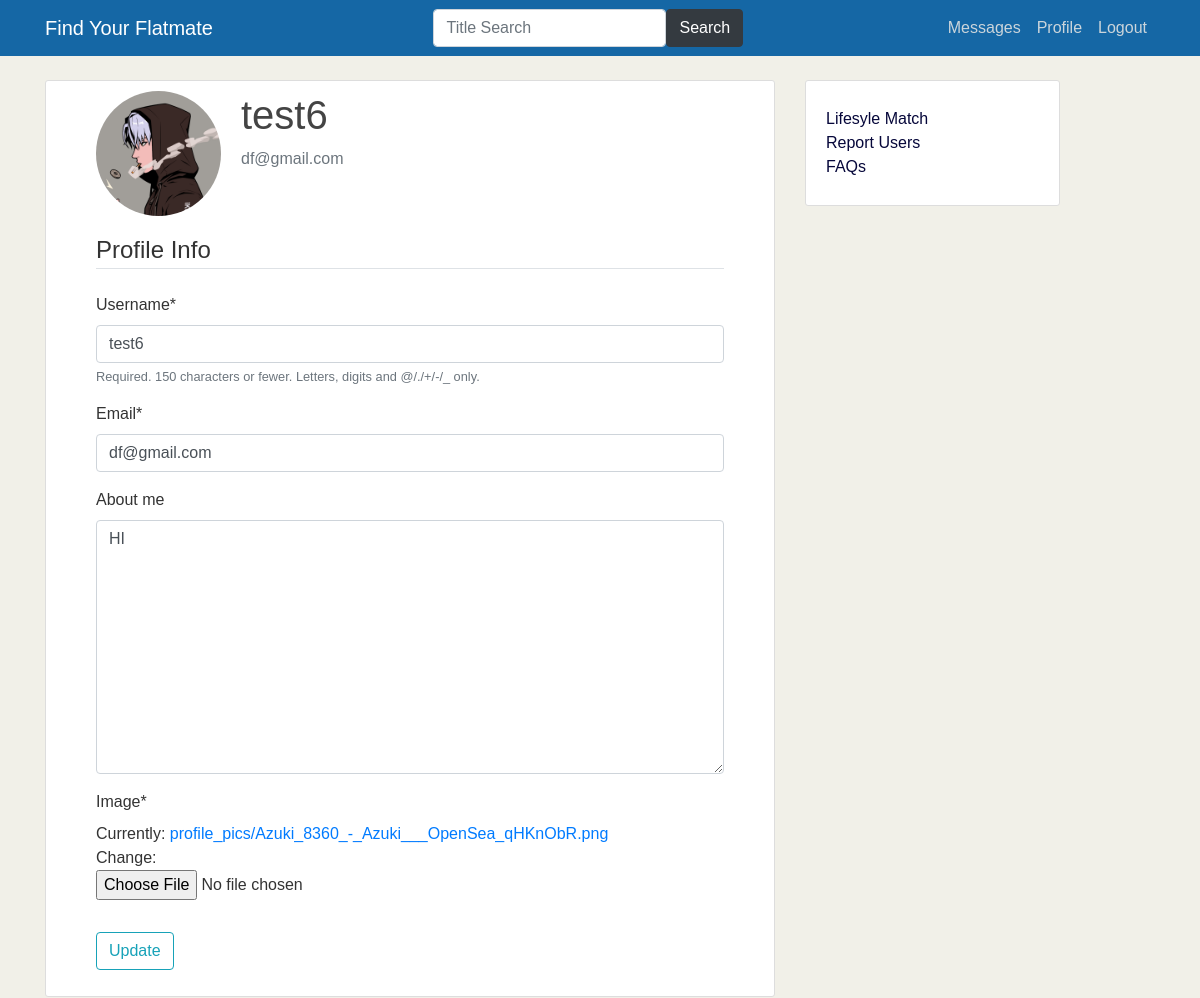
The page /profile/ (signed in) on the database as committed earlier.
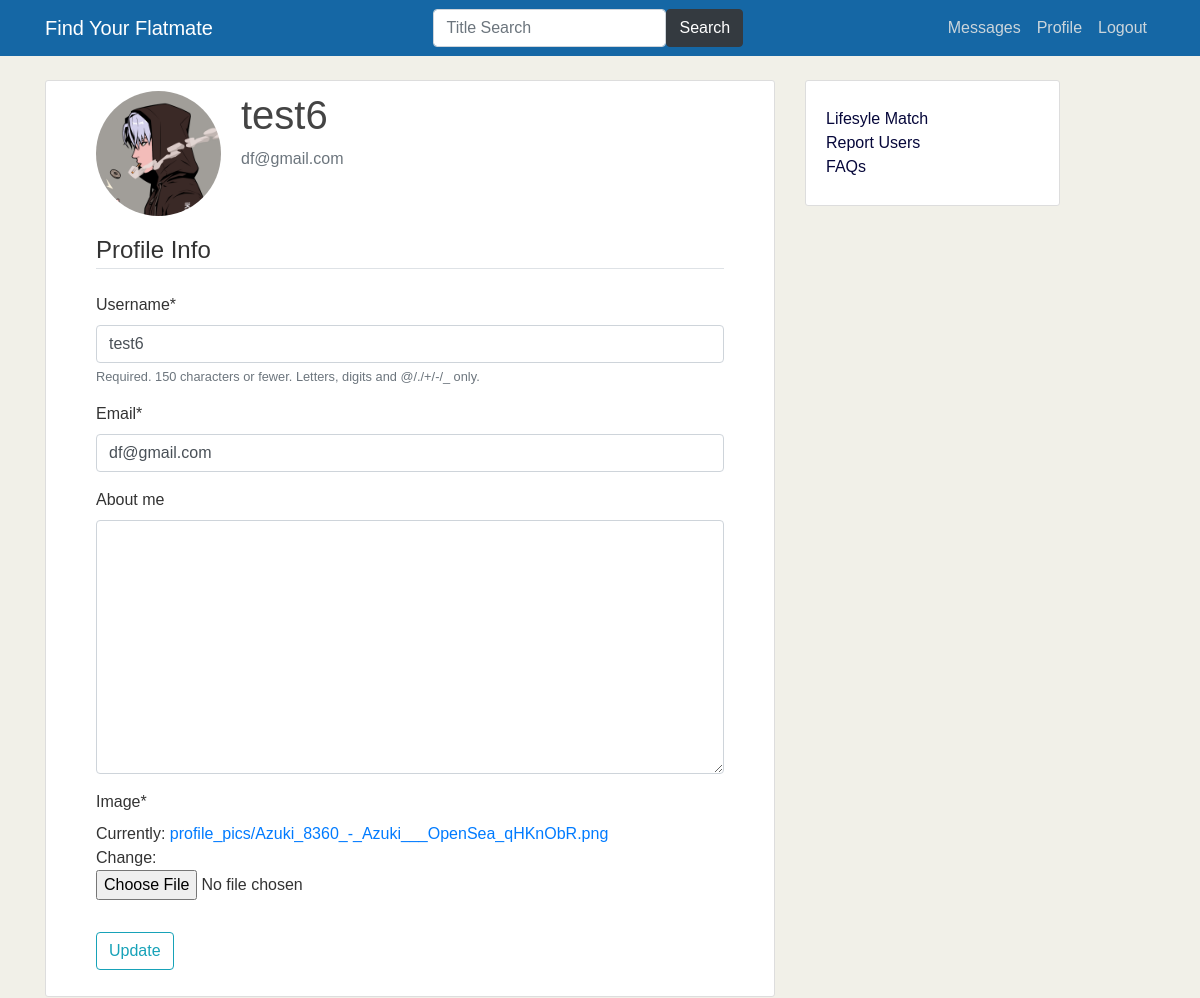
The same page on the database as committed later.
### users/models.py (models this page shows, shortened)
class Profile(models.Model):
    user = models.OneToOneField(User, on_delete=models.CASCADE)
    about_me = models.TextField(blank=True, null=True)
    image = models.ImageField(default='default_profile.jpeg', upload_to='profile_pics')

### users/views.py (the view)
# urls.py: path('profile/', user_views.profile, name='profile'),
@login_required
def profile(request):
    if request.method == 'POST':
        u_form = UserUpdateForm(request.POST, instance=request.user)
        p_form = ProfileUpdateForm(request.POST,
                                   request.FILES,
                                   instance=request.user.profile)
        if u_form.is_valid() and p_form.is_valid():
            u_form.save()
            p_form.save()
            messages.success(request, f'Your account has been updated!')
            return redirect('profile')
    else:
        u_form = UserUpdateForm(instance=request.user)
        p_form = ProfileUpdateForm(instance=request.user.profile)
    context = {
        'u_form': u_form,
        'p_form': p_form
    }
    return render(request, 'users/profile.html', context)

### users/forms.py
class UserUpdateForm(forms.ModelForm):
    email = forms.EmailField()
    class Meta:
        model = User
        fields = ['username', 'email']

class ProfileUpdateForm(forms.ModelForm):
    class Meta:
        model = Profile
        fields = ['about_me', 'image']

### users/templates/users/profile.html (shortened to what this page needs)
{% extends "core/base.html" %}
{% load crispy_forms_tags %}
{% block content %}
    <div class="content-section">
      <div class="media">
        <img class="rounded-circle account-img" src="{{ user.profile.image.url }}">
        <div class="media-body">
          <h2 class="account-heading">{{ user.username }}</h2>
          <p class="text-secondary">{{ user.email }}</p>
        </div>
      </div>
      <form method="POST" enctype="multipart/form-data">
          <fieldset class="form-group">
              <legend class="border-bottom mb-4">Profile Info</legend>
              {{ u_form|crispy }}
              {{ p_form|crispy }}
          </fieldset>
          <div class="form-group">
              <button class="btn btn-outline-info" type="submit">Update</button>
          </div>
      </form>
    </div>
{% endblock content %}

### core/templates/core/base.html (shortened to what this page needs)
{% load static %}
<!DOCTYPE html>
<html>
<head>
  <link rel="stylesheet" href="https://maxcdn.bootstrapcdn.com/bootstrap/4.0.0/css/bootstrap.min.css"
>
  <link rel="stylesheet" type="text/css" href="{% static 'core/main.css' %}">
</head>
<body>
  <header class="site-header">
    <nav class="navbar navbar-expand-md navbar-dark fixed-top" style="background-color: #1567a5">
      <div class="container">
        <a class="navbar-brand mr-4" href="{% url 'home' %}" style="">Find Your Flatmate</a>
        <center>
          {% block search-bar %}
          <form class="d-flex" method="POST" action="{% url 'search-result' %}">
            <input class="form-control me-2" type="search" placeholder="Title Search" aria-label="Search" name="searched">
            <button class="btn btn-dark" type="submit">Search</button>
          </form>
          {% endblock search-bar %}
        </center>
        <div class="navbar-nav">
          {% if user.is_authenticated %}
          <a class="nav-item nav-link" href="{% url 'chat' %}">Messages</a>
          <a class="nav-item nav-link" href="{% url 'profile' %}">Profile</a>
          <a class="nav-item nav-link" href="{% url 'logout' %}">Logout</a>
          {% else %}
          <a class="nav-item nav-link" href="{% url 'login' %}">Login</a>
          <a class="nav-item nav-link" href="{% url 'register' %}">Register</a>
          {% endif %}
        </div>
      </div>
    </nav>
  </header>
  <main role="main" class="container">
    <div class="row">
      <div class="col-md-8">
        {% block content %}{% endblock %}
      </div>
      <div class="col-md-3">
        <div class="content-section2">
          <p class='text-muted'>
          <ul class="list-group">
            <a href="{% url 'filter' %}" style="color: rgb(6, 7, 58)">Lifesyle Match</a>
            <a href="{% url 'report' %}" style="color: rgb(6, 7, 58)">Report Users</a>
            <a href="{% url 'faq' %}" style="color: rgb(6, 7, 58)">FAQs</a>
          </ul>
          </p>
        </div>
      </div>
    </div>
  </main>
</body>
</html>

### static/core/main.css (style rules this page uses)
body { background-color: rgb(241, 240, 232); color: #333333; margin-top: 5rem; font-family: Arial, Helvetica, sans-serif; }
h1, h2, h3, h4, h5, h6 { color: #444444; }
ul { margin: 0; }
.site-header .navbar-nav .nav-link { color: #cbd5db; }
.content-section { background: #ffffff; padding: 10px 50px; border: 1px solid #dddddd; border-radius: 3px; margin-bottom: 20px; margin-left: auto; }
.content-section2 { background: #ffffff; padding: 10px 20px; border: 1px solid #dddddd; border-radius: 3px; margin-bottom: 10px; margin-left: auto; margin-right: auto; }
.account-img { height: 125px; width: 125px; margin-right: 20px; margin-bottom: 16px; }
.account-heading { font-size: 2.5rem; }

Rows that differ between the two databases and show on the page:
changed Profile: about_me "HI" → (not shown)
